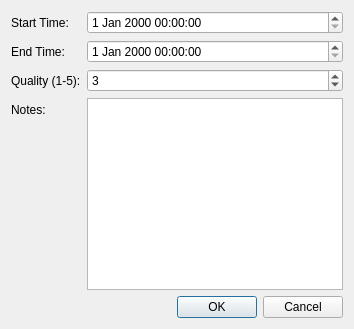
<?xml version="1.0" encoding="UTF-8"?>
<ui version="4.0">
 <class>AddSleepSessionDialog</class>
 <widget class="QDialog" name="AddSleepSessionDialog">
  <property name="windowTitle">
   <string>Add Sleep Session</string>
  </property>
  <layout class="QVBoxLayout" name="verticalLayout">
   <item>
    <layout class="QFormLayout" name="formLayout">
     <item row="0" column="0">
      <widget class="QLabel" name="lblStart">
       <property name="text">
        <string>Start Time:</string>
       </property>
      </widget>
     </item>
     <item row="0" column="1">
      <widget class="QDateTimeEdit" name="dateTimeStart">
      </widget>
     </item>

     <item row="1" column="0">
      <widget class="QLabel" name="lblEnd">
       <property name="text">
        <string>End Time:</string>
       </property>
      </widget>
     </item>
     <item row="1" column="1">
      <widget class="QDateTimeEdit" name="dateTimeEnd"/>
     </item>

     <item row="2" column="0">
      <widget class="QLabel" name="lblQuality">
       <property name="text">
        <string>Quality (1-5):</string>
       </property>
      </widget>
     </item>
     <item row="2" column="1">
      <widget class="QSpinBox" name="spinQuality">
       <property name="minimum">
        <number>1</number>
       </property>
       <property name="maximum">
        <number>5</number>
       </property>
       <property name="value">
        <number>3</number>
       </property>
      </widget>
     </item>

     <item row="3" column="0">
      <widget class="QLabel" name="lblNotes">
       <property name="text">
        <string>Notes:</string>
       </property>
      </widget>
     </item>
     <item row="3" column="1">
      <widget class="QTextEdit" name="textNotes"/>
     </item>
    </layout>
   </item>

   <item>
    <widget class="QDialogButtonBox" name="buttonBox">
     <property name="standardButtons">
      <set>QDialogButtonBox::Ok|QDialogButtonBox::Cancel</set>
     </property>
    </widget>
   </item>
  </layout>
 </widget>
 <resources/>
 <connections/>
</ui>
